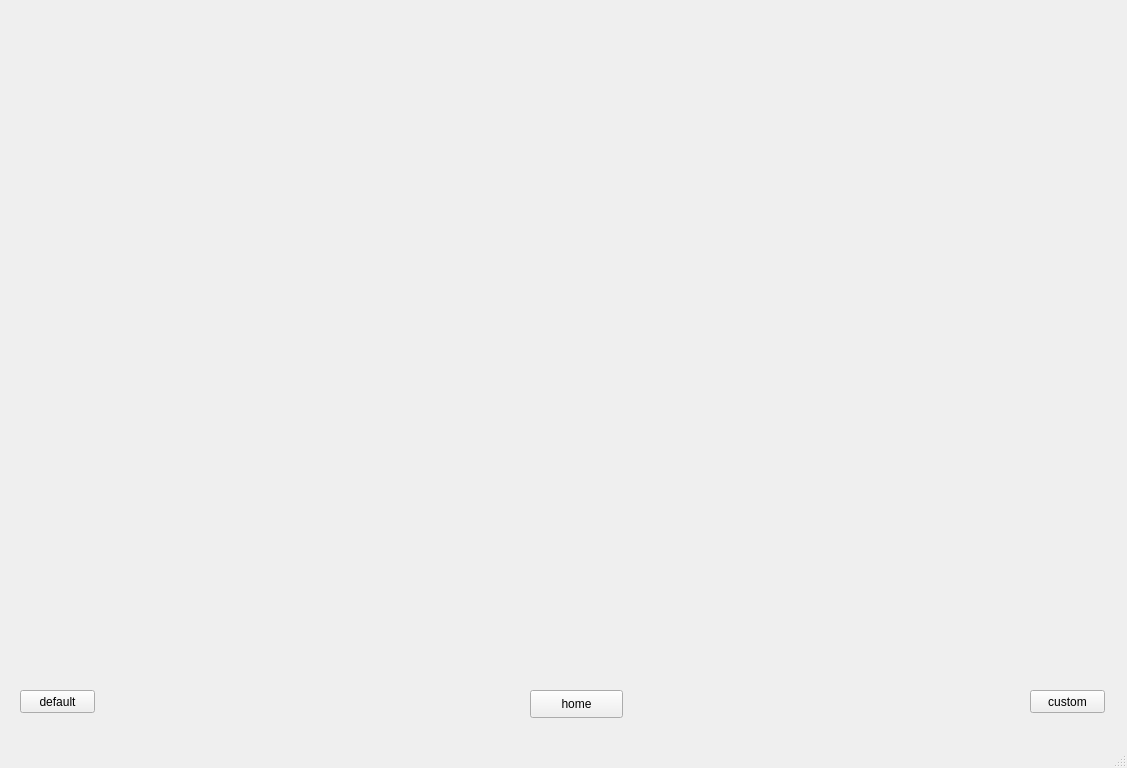
<?xml version="1.0" encoding="UTF-8"?>
<ui version="4.0">
 <class>MainWindow</class>
 <widget class="QMainWindow" name="MainWindow">
  <property name="geometry">
   <rect>
    <x>0</x>
    <y>0</y>
    <width>1127</width>
    <height>768</height>
   </rect>
  </property>
  <property name="windowTitle">
   <string>MainWindow</string>
  </property>
  <widget class="QWidget" name="centralwidget">
   <widget class="QStackedWidget" name="stackedWidget">
    <property name="geometry">
     <rect>
      <x>19</x>
      <y>9</y>
      <width>1091</width>
      <height>671</height>
     </rect>
    </property>
    <widget class="QWidget" name="pg_home"/>
    <widget class="QWidget" name="pg_default">
     <widget class="QStackedWidget" name="stackedWidget_2">
      <property name="geometry">
       <rect>
        <x>20</x>
        <y>50</y>
        <width>1051</width>
        <height>581</height>
       </rect>
      </property>
      <widget class="QWidget" name="pg_default_take">
       <widget class="QPushButton" name="btn_default_take">
        <property name="geometry">
         <rect>
          <x>440</x>
          <y>240</y>
          <width>171</width>
          <height>41</height>
         </rect>
        </property>
        <property name="font">
         <font>
          <pointsize>18</pointsize>
         </font>
        </property>
        <property name="text">
         <string>TAKE DATA</string>
        </property>
       </widget>
       <widget class="QComboBox" name="combox_serialport_selector">
        <property name="geometry">
         <rect>
          <x>370</x>
          <y>170</y>
          <width>121</width>
          <height>31</height>
         </rect>
        </property>
       </widget>
       <widget class="QSpinBox" name="inputamount_default_take">
        <property name="geometry">
         <rect>
          <x>580</x>
          <y>170</y>
          <width>71</width>
          <height>31</height>
         </rect>
        </property>
        <property name="font">
         <font>
          <pointsize>12</pointsize>
         </font>
        </property>
       </widget>
       <widget class="QPushButton" name="btn_default_take_next">
        <property name="geometry">
         <rect>
          <x>940</x>
          <y>540</y>
          <width>75</width>
          <height>23</height>
         </rect>
        </property>
        <property name="text">
         <string>next</string>
        </property>
       </widget>
      </widget>
      <widget class="QWidget" name="pg_default_algo">
       <widget class="QPushButton" name="btn_default_nn">
        <property name="geometry">
         <rect>
          <x>440</x>
          <y>140</y>
          <width>201</width>
          <height>81</height>
         </rect>
        </property>
        <property name="font">
         <font>
          <pointsize>18</pointsize>
         </font>
        </property>
        <property name="text">
         <string>NN</string>
        </property>
       </widget>
       <widget class="QPushButton" name="btn_default_svm">
        <property name="geometry">
         <rect>
          <x>440</x>
          <y>230</y>
          <width>201</width>
          <height>71</height>
         </rect>
        </property>
        <property name="font">
         <font>
          <pointsize>18</pointsize>
         </font>
        </property>
        <property name="text">
         <string>SVM</string>
        </property>
       </widget>
       <widget class="QPushButton" name="btn_default_rf">
        <property name="geometry">
         <rect>
          <x>440</x>
          <y>310</y>
          <width>201</width>
          <height>71</height>
         </rect>
        </property>
        <property name="font">
         <font>
          <pointsize>18</pointsize>
         </font>
        </property>
        <property name="text">
         <string>Random Forest</string>
        </property>
       </widget>
       <widget class="QPushButton" name="btn_default_algo_next">
        <property name="geometry">
         <rect>
          <x>940</x>
          <y>540</y>
          <width>75</width>
          <height>23</height>
         </rect>
        </property>
        <property name="text">
         <string>next</string>
        </property>
       </widget>
       <widget class="QPushButton" name="btn_default_algo_back">
        <property name="geometry">
         <rect>
          <x>860</x>
          <y>540</y>
          <width>75</width>
          <height>23</height>
         </rect>
        </property>
        <property name="text">
         <string>back</string>
        </property>
       </widget>
      </widget>
      <widget class="QWidget" name="pg_default_result">
       <widget class="QPushButton" name="btn_default_result_back">
        <property name="geometry">
         <rect>
          <x>950</x>
          <y>540</y>
          <width>75</width>
          <height>23</height>
         </rect>
        </property>
        <property name="text">
         <string>back</string>
        </property>
       </widget>
       <widget class="QWidget" name="grph_default_result" native="true">
        <property name="geometry">
         <rect>
          <x>80</x>
          <y>50</y>
          <width>871</width>
          <height>451</height>
         </rect>
        </property>
       </widget>
      </widget>
     </widget>
     <widget class="QLabel" name="label">
      <property name="geometry">
       <rect>
        <x>490</x>
        <y>10</y>
        <width>131</width>
        <height>31</height>
       </rect>
      </property>
      <property name="font">
       <font>
        <pointsize>18</pointsize>
       </font>
      </property>
      <property name="text">
       <string>DEFAULT</string>
      </property>
     </widget>
    </widget>
    <widget class="QWidget" name="pg_custom">
     <widget class="QStackedWidget" name="stackedWidget_3">
      <property name="geometry">
       <rect>
        <x>30</x>
        <y>40</y>
        <width>1031</width>
        <height>601</height>
       </rect>
      </property>
      <widget class="QWidget" name="pg_custom_take_1">
       <widget class="QPushButton" name="btn_custom_take_1">
        <property name="geometry">
         <rect>
          <x>450</x>
          <y>230</y>
          <width>201</width>
          <height>81</height>
         </rect>
        </property>
        <property name="font">
         <font>
          <pointsize>18</pointsize>
         </font>
        </property>
        <property name="text">
         <string>TAKE DATA</string>
        </property>
       </widget>
      </widget>
      <widget class="QWidget" name="pg_custom_gauss">
       <widget class="QPushButton" name="btn_custom_gauss">
        <property name="geometry">
         <rect>
          <x>450</x>
          <y>240</y>
          <width>171</width>
          <height>71</height>
         </rect>
        </property>
        <property name="font">
         <font>
          <pointsize>18</pointsize>
         </font>
        </property>
        <property name="text">
         <string>GAUSS</string>
        </property>
       </widget>
      </widget>
      <widget class="QWidget" name="pg_custom_feat_select">
       <widget class="QCheckBox" name="ckbx_custom_skew">
        <property name="geometry">
         <rect>
          <x>490</x>
          <y>190</y>
          <width>81</width>
          <height>20</height>
         </rect>
        </property>
        <property name="text">
         <string>skew</string>
        </property>
       </widget>
       <widget class="QCheckBox" name="ckbx_custom_kurt">
        <property name="geometry">
         <rect>
          <x>490</x>
          <y>220</y>
          <width>81</width>
          <height>20</height>
         </rect>
        </property>
        <property name="text">
         <string>kurtosis</string>
        </property>
       </widget>
       <widget class="QCheckBox" name="ckbx_custom_min">
        <property name="geometry">
         <rect>
          <x>490</x>
          <y>250</y>
          <width>81</width>
          <height>20</height>
         </rect>
        </property>
        <property name="text">
         <string>min</string>
        </property>
       </widget>
       <widget class="QCheckBox" name="ckbx_custom_max">
        <property name="geometry">
         <rect>
          <x>490</x>
          <y>280</y>
          <width>81</width>
          <height>20</height>
         </rect>
        </property>
        <property name="text">
         <string>max</string>
        </property>
       </widget>
       <widget class="QCheckBox" name="ckbx_custom_mean">
        <property name="geometry">
         <rect>
          <x>490</x>
          <y>310</y>
          <width>81</width>
          <height>20</height>
         </rect>
        </property>
        <property name="text">
         <string>mean</string>
        </property>
       </widget>
       <widget class="QPushButton" name="btn_custom_feat_done">
        <property name="geometry">
         <rect>
          <x>480</x>
          <y>360</y>
          <width>93</width>
          <height>28</height>
         </rect>
        </property>
        <property name="text">
         <string>done</string>
        </property>
       </widget>
      </widget>
      <widget class="QWidget" name="pg_custom_model_train">
       <widget class="QPushButton" name="btn_custom_train">
        <property name="geometry">
         <rect>
          <x>480</x>
          <y>270</y>
          <width>93</width>
          <height>28</height>
         </rect>
        </property>
        <property name="text">
         <string>Train Modei</string>
        </property>
       </widget>
      </widget>
      <widget class="QWidget" name="pg_custom_take_2">
       <widget class="QPushButton" name="btn_custom_take_2">
        <property name="geometry">
         <rect>
          <x>500</x>
          <y>260</y>
          <width>93</width>
          <height>28</height>
         </rect>
        </property>
        <property name="text">
         <string>take data</string>
        </property>
       </widget>
      </widget>
      <widget class="QWidget" name="pg_custom_algo"/>
      <widget class="QWidget" name="pg_custom_result"/>
     </widget>
     <widget class="QLabel" name="label_2">
      <property name="geometry">
       <rect>
        <x>510</x>
        <y>10</y>
        <width>121</width>
        <height>31</height>
       </rect>
      </property>
      <property name="font">
       <font>
        <pointsize>18</pointsize>
       </font>
      </property>
      <property name="text">
       <string>CUSTOM</string>
      </property>
     </widget>
    </widget>
   </widget>
   <widget class="QPushButton" name="btn_default">
    <property name="geometry">
     <rect>
      <x>20</x>
      <y>690</y>
      <width>75</width>
      <height>23</height>
     </rect>
    </property>
    <property name="text">
     <string>default</string>
    </property>
   </widget>
   <widget class="QPushButton" name="btn_custom">
    <property name="geometry">
     <rect>
      <x>1030</x>
      <y>690</y>
      <width>75</width>
      <height>23</height>
     </rect>
    </property>
    <property name="text">
     <string>custom</string>
    </property>
   </widget>
   <widget class="QPushButton" name="btn_page_home">
    <property name="geometry">
     <rect>
      <x>530</x>
      <y>690</y>
      <width>93</width>
      <height>28</height>
     </rect>
    </property>
    <property name="text">
     <string>home</string>
    </property>
   </widget>
  </widget>
  <widget class="QMenuBar" name="menubar">
   <property name="geometry">
    <rect>
     <x>0</x>
     <y>0</y>
     <width>1127</width>
     <height>23</height>
    </rect>
   </property>
  </widget>
  <widget class="QStatusBar" name="statusbar"/>
 </widget>
 <resources/>
 <connections/>
</ui>
